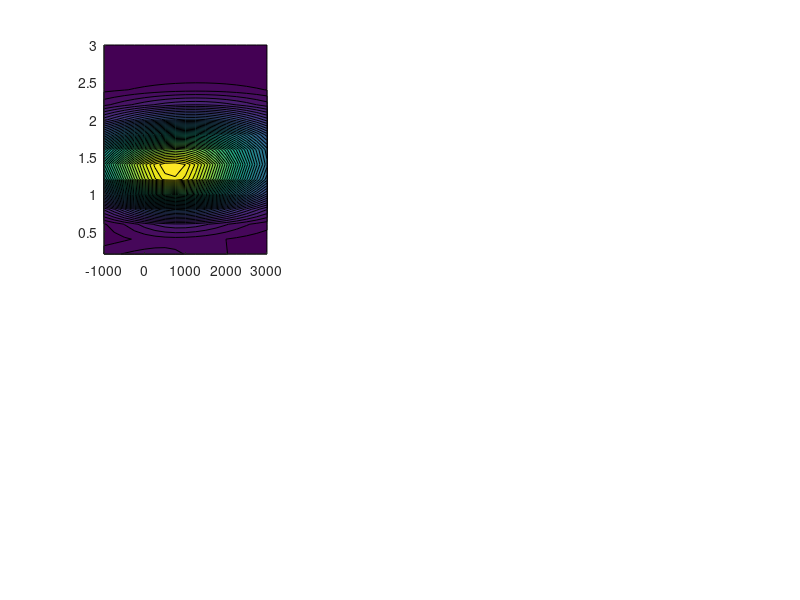

Write MATLAB code to recreate this figure. (Note: this script raises an error after producing the figure.)
% Load data from mat file
clear all
load 2dRRtest
gcf=figure;
set(gcf,'Units','Normalized','Position',[0 0 0.85 0.9]);%[0 4/75 1 0.85]);
maxr=max(max(max(abs(Res_2dRR_Ratio))));
y=-0.04;x=0.04;
% Axes positions
gcp_t_y=0.615;gcp_b_y=0.15;
gcp_l_x=0.05;gcp_c_x=0.32;gcp_r_x=0.59;
gcw=0.3;gch=0.3;
gcpos=[gcp_l_x gcp_t_y gcw gch;gcp_l_x gcp_b_y gcw gch];
gdpos=[gcp_c_x gcp_t_y gcw gch;gcp_c_x gcp_b_y gcw gch];
grpos=[gcp_r_x gcp_t_y gcw gch;gcp_r_x gcp_b_y gcw gch];
% Color bar positions
cp_t_y=0.925;cp_b_y=0.46;
cp_l_x=0.1;cp_c_x=0.37;cp_r_x=0.64;
cw=0.2;ch=0.03;
ccpos=[cp_l_x cp_t_y cw ch;cp_l_x cp_b_y cw ch];
cdpos=[cp_c_x cp_t_y cw ch;cp_c_x cp_b_y cw ch];
crpos=[cp_r_x cp_t_y cw ch;cp_r_x cp_b_y cw ch];
% Text
tstr={'a)';'b)';'c)';'d)';'e)';'f)'};
% Text positions
tp_t_y=0.85;tp_b_y=0.38;
tp_l_x=0.105;tp_c_x=0.375;tp_r_x=0.645;
tw=0.06;th=0.06;
tpos=[tp_l_x tp_t_y tw th; tp_c_x tp_t_y tw th; tp_r_x tp_t_y tw th;...
          tp_l_x tp_b_y tw th; tp_c_x tp_b_y tw th; tp_r_x tp_b_y tw th];
for iv=1:2
    maxs=max(max(max(abs(Res_2dRR_Cas(:,:,iv)))),...
        max(max(abs(Res_2dRR_Dir(:,:,iv)))));
    gc(iv)=subplot(2,3,1+3*(iv-1));contourf(Res_2dRR_dws,Res_2dRR_disps,...
        abs(Res_2dRR_Cas(:,:,iv))/maxs,50,'edgecolor','none');
    xlabel('(\omega_L-\omega_{eg})/2\pic (cm^{-1})');
    ylabel({'Mode Displacement \it d';'Scaling Factor'});%caxis([0 maxr])
    colormap jet;cc(iv)=colorbar('Location','northoutside','fontsize',10,'Position',ccpos(iv,:));
    set(gca,'linewidth',2,'fontsize',10,'fontweight','bold','Position',gcpos(iv,:));
    axis square;
    tx=annotation(gcf,'textbox',tpos(1+3*(iv-1),:),...
        'String',tstr(1+3*(iv-1)),'EdgeColor','none',...
        'fontweight','bold','fontsize',10,'Color',[1 1 1]);
    
    gd(iv)=subplot(2,3,2+3*(iv-1));contourf(Res_2dRR_dws,Res_2dRR_disps,...
        abs(Res_2dRR_Dir(:,:,iv))/maxs,50,'edgecolor','none');
    xlabel('(\omega_L-\omega_{eg})/2\pic (cm^{-1})');
    ylabel({'Mode Displacement \it d';'Scaling Factor'});%caxis([0 maxr])
    colormap jet;cd(iv)=colorbar('Location','northoutside','fontsize',10,'Position',cdpos(iv,:));
    set(gca,'linewidth',2,'fontsize',10,'fontweight','bold','Position',gdpos(iv,:));axis square;
    tx=annotation(gcf,'textbox',tpos(2+3*(iv-1),:),...
        'String',tstr(2+3*(iv-1)),'EdgeColor','none',...
        'fontweight','bold','fontsize',10,'Color',[1 1 1]);

    gr(iv)=subplot(2,3,3+3*(iv-1));contourf(Res_2dRR_dws,Res_2dRR_disps,...
        log10(Res_2dRR_Ratio(:,:,iv)),50,'edgecolor','none');
    xlabel('(\omega_L-\omega_{eg})/2\pic (cm^{-1})');
    ylabel({'Mode Displacement \it d';'Scaling Factor'});%caxis([0 maxr])
    colormap jet;cr(iv)=colorbar('Location','northoutside','fontsize',10,'Position',crpos(iv,:));
    set(gca,'linewidth',2,'fontsize',10,'fontweight','bold','Position',grpos(iv,:));axis square;
    tx=annotation(gcf,'textbox',tpos(3+3*(iv-1),:),...
        'String',tstr(3+3*(iv-1)),'EdgeColor','none',...
        'fontweight','bold','fontsize',10,'Color',[1 1 1]);
end